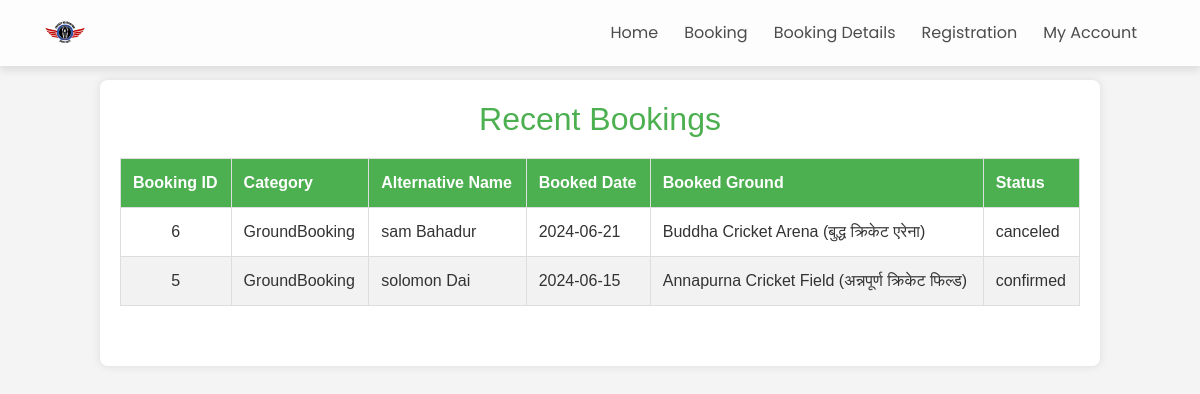
The app's page /bookingDetails.php (signed in) with its own data.
### tables this page shows
CREATE TABLE `booking` (
  `ID` int(11) NOT NULL,
  `userId` int(11) DEFAULT NULL,
  `groundName` varchar(255) DEFAULT NULL,
  `bookingDate` date NOT NULL,
  `bookingName` varchar(255) NOT NULL,
  `confirmationStatus` varchar(255) NOT NULL DEFAULT 'Yet_to_confirm',
  `bookedAt` timestamp NOT NULL DEFAULT current_timestamp(),
  `confirmedAt` timestamp NULL DEFAULT NULL,
  `category` varchar(255) DEFAULT NULL
);

### bookingDetails.php (the view, shortened to what this page needs)
<?php
include 'dbConnect.php';
$user_id = $_SESSION['user_name'];
$sql = "SELECT * FROM booking WHERE userId = ? ORDER BY id DESC LIMIT 15";
$stmt = $conn->prepare($sql);
$stmt->bind_param('i', $user_id);
$stmt->execute();
$result = $stmt->get_result();
$has_bookings = mysqli_num_rows($result) > 0;
?>
<?php @include 'includes/Navbar.php'; ?>
<div class="container">
    <div class="containe">
        <h2>Recent Bookings</h2>
        <div class="table-container">
            <table>
                <thead>
                    <tr>
                        <th>Booking ID</th>
                        <th>Category</th>
                        <th>Alternative Name</th>
                        <th>Booked Date</th>
                        <th>Booked Ground</th>
                        <th>Status</th>
                    </tr>
                </thead>
                <tbody>
                    <?php
                    if ($has_bookings) {
                        while ($row = mysqli_fetch_assoc($result)) {
                            echo '<tr>';
                            echo '<td>' . $row['ID'] . '</td>';
                            echo '<td>' . $row['category'] . '</td>';
                            echo '<td>' . $row['bookingName'] . '</td>';
                            echo '<td>' . $row['bookingDate'] . '</td>';
                            echo '<td>' . $row['groundName'] . '</td>';
                            echo '<td>' . $row['confirmationStatus'] . '</td>';
                            echo '</tr>';
                        }
                    } else {
                        echo '<tr><td colspan="6" style="text-align:center;">No bookings found.</td></tr>';
                    }
                    ?>
                </tbody>
            </table>
        </div>
    </div>
</div>
</body>
</html>

### includes/navbar.php (shortened to what this page needs)
<!DOCTYPE html>
<html lang="en">
<head>
    <link href="https://stackpath.bootstrapcdn.com/bootstrap/4.5.2/css/bootstrap.min.css" rel="stylesheet">
    <link rel="stylesheet" href="css/style.css">
</head>
<body>
    <nav class="navbar navbar-expand-lg navbar-light bg-light fixed-top">
        <div class="container">
            <a class="navbar-brand" href="index.php">
                <img src="images/logo.svg" id="logo" alt="logo">
            </a>
            <div class="collapse navbar-collapse" id="navbarExample">
                <ul class="navbar-nav ml-auto">
                    <li class="nav-item active">
                        <a class="nav-link" href="index.php" style="color: black;">Home</a>
                    </li>
                    <?php if (isset($_SESSION['user_name'])): ?>
                        <li class="nav-item">
                            <a class="nav-link" href="booking.php" style="color: black;">Booking</a>
                        </li>
                        <li class="nav-item">
                            <a class="nav-link" href="bookingDetails.php" style="color: black;">Booking Details</a>
                        </li>
                        <li class="nav-item">
                            <a class="nav-link" href="registration.php" style="color: black;">Registration</a>
                        </li>
                        <li class="nav-item dropdown">
                            <a class="nav-link dropdown-toggle" href="#" id="navbarDropdown" role="button"
                                aria-haspopup="true" aria-expanded="false" style="color: black;">
                                My Account
                            </a>
                        </li>
                    <?php endif; ?>
                </ul>
            </div>
        </div>
    </nav>

### Css/style.css (style rules this page uses)
body, .navbar, .nav-link { font-family: 'Poppins', sans-serif; }
.navbar { padding-top: 0.5rem; padding-bottom: 0.5rem; background-color: rgba(255, 255, 255, 0.8) !important; backdrop-filter: blur(10px); box-shadow: 0 4px 8px rgba(0, 0, 0, 0.1); }
.nav-link { position: relative; color: rgba(0, 0, 0, 0.7) !important; transition: color 0.2s ease-in-out; }
.nav-link::after { content: ''; position: absolute; left: 0; bottom: 5px; width: 100%; height: 3px; background-color: green; transform: scaleX(0); transition: transform 0.2s ease-in-out; transform-origin: bottom right; }
.nav-item { margin-right: 10px; }
.navbar-brand img { max-width: 40px; height: auto; }
body { font-family: 'Arial', sans-serif; background-color: #f4f4f4; color: #333; margin: 0; padding: 0; }
.table-container { max-height: 400px; overflow-y: auto; margin-bottom: 20px; }
.container { padding: 0 15px; }
.containe { max-width: 1000px; margin: 80px auto; padding: 20px; background-color: #fff; box-shadow: 0 0 10px rgba(0, 0, 0, 0.1); border-radius: 8px; }
h2 { text-align: center; margin-bottom: 20px; color: #4CAF50; }
table { width: 100%; border-collapse: collapse; margin-bottom: 20px; }
table, th, td { border: 1px solid #ddd; }
th, td { padding: 12px; text-align: left; white-space: nowrap; }
th { background-color: #4CAF50; color: white; }
tr:nth-child(even) { background-color: #f2f2f2; }
tr td:first-child { text-align: center; }

### records on screen
booking: ID "6", category "GroundBooking", bookingName "sam Bahadur", bookingDate "2024-06-21", groundName "Buddha Cricket Arena (बुद्ध क्रिकेट एरेना)", confirmationStatus "canceled"
booking: ID "5", category "GroundBooking", bookingName "solomon Dai", bookingDate "2024-06-15", groundName "Annapurna Cricket Field (अन्नपूर्ण क्रिकेट फिल्ड)", confirmationStatus "confirmed"
